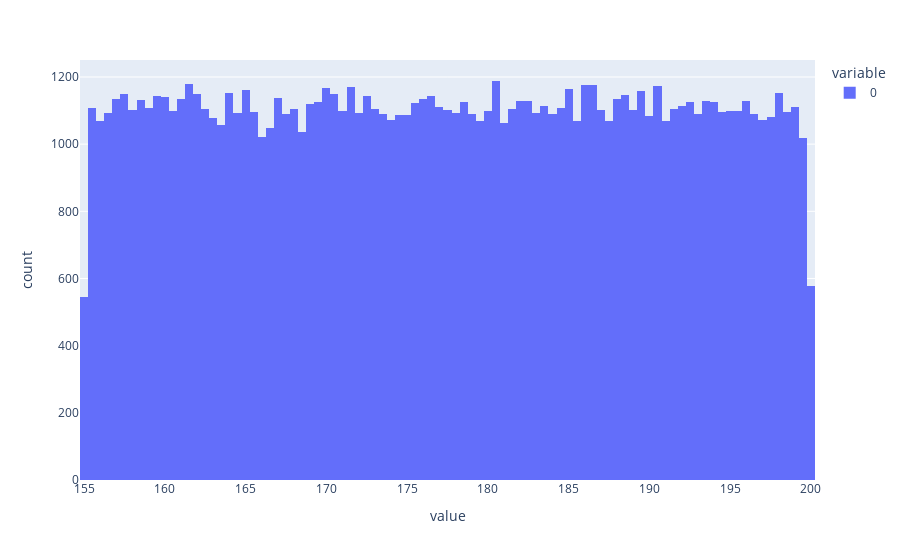

The notebook cell saved with this chart:
### Code cell
import plotly.express as px

px.histogram(heights)

### Figure 1 — Plotly figure (JSON) as saved in the notebook; plotly's stock layout.template omitted (floating-point values rounded to 4 significant figures; data arrays with more than 128 entries replaced by an {"elided": "..."} marker saying what was removed)
{"data": [{"alignmentgroup": "True", "bingroup": "x", "hovertemplate": "variable=0<br>value=%{x}<br>count=%{y}<extra></extra>", "legendgroup": "0", "marker": {"color": "#636efa", "pattern": {"shape": ""}}, "name": "0", "offsetgroup": "0", "orientation": "v", "showlegend": true, "type": "histogram", "x": {"elided": "100000 float values"}, "xaxis": "x", "yaxis": "y"}], "layout": {"barmode": "relative", "legend": {"title": {"text": "variable"}, "tracegroupgap": 0}, "margin": {"t": 60}, "xaxis": {"anchor": "y", "domain": [0, 1], "title": {"text": "value"}}, "yaxis": {"anchor": "x", "domain": [0, 1], "title": {"text": "count"}}}}
